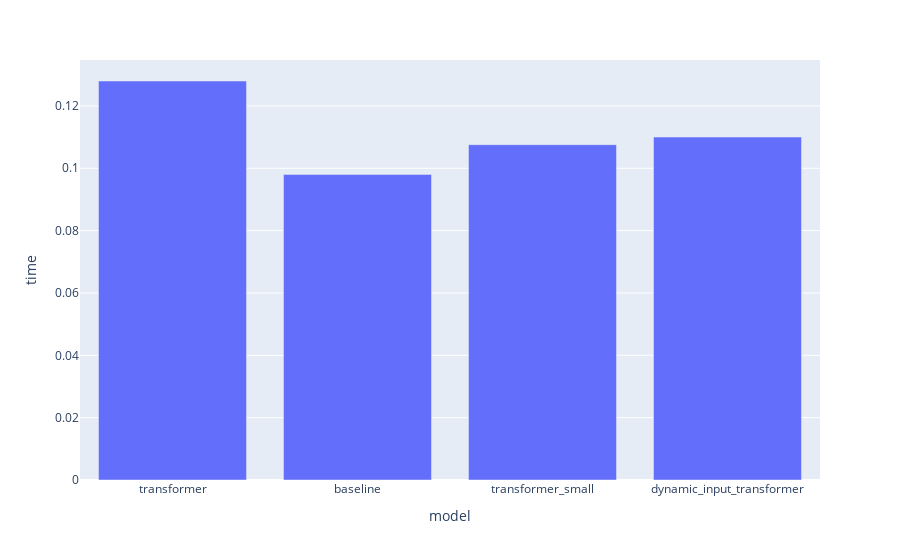

The code cell stored with this chart in its notebook:
### Code cell
fig = px.bar(df, x='model', y='time')
fig.show()

### Figure 1 — Plotly figure (JSON) as saved in the notebook; plotly's stock layout.template omitted (floating-point values rounded to 4 significant figures)
{"data": [{"alignmentgroup": "True", "hovertemplate": "model=%{x}<br>time=%{y}<extra></extra>", "legendgroup": "", "marker": {"color": "#636efa", "pattern": {"shape": ""}}, "name": "", "offsetgroup": "", "orientation": "v", "showlegend": false, "textposition": "auto", "type": "bar", "x": ["transformer", "baseline", "transformer_small", "dynamic_input_transformer"], "xaxis": "x", "y": [0.128, 0.09803, 0.1076, 0.11], "yaxis": "y"}], "layout": {"barmode": "relative", "legend": {"tracegroupgap": 0}, "margin": {"t": 60}, "xaxis": {"anchor": "y", "domain": [0, 1], "title": {"text": "model"}}, "yaxis": {"anchor": "x", "domain": [0, 1], "title": {"text": "time"}}}}
